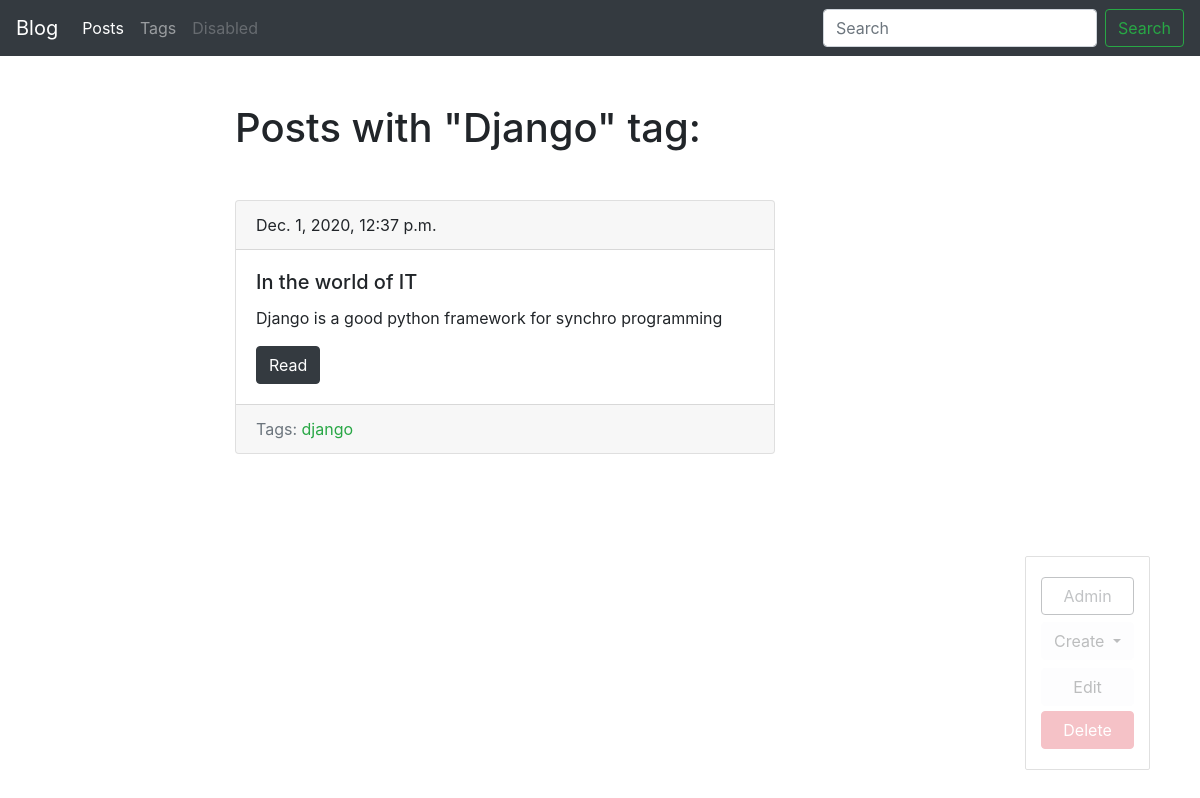
The app's page /blog/tag/django/ (signed in) with its own data.
### blog/models.py (models this page shows, shortened)
class Tag(models.Model):
    title = models.CharField(max_length=50)
    slug = models.SlugField(max_length=50, unique=True)
    def get_absolute_url(self):
        return reverse('tag_detail_url', kwargs={'slug': self.slug})
    def get_update_url(self):
        return reverse('tag_update_url', kwargs={'slug': self.slug})
    def get_delete_url(self):
        return reverse('tag_delete_url', kwargs={'slug': self.slug})
    class Meta:
        ordering = ['title']

class Post(models.Model):
    title = models.CharField(max_length=150, db_index=True)
    slug = models.SlugField(max_length=150, blank=True, unique=True)
    body = models.TextField(blank=True, db_index=True)
    tags = models.ManyToManyField('Tag', blank=True, related_name='posts')
    date_pub = models.DateTimeField(auto_now_add=True)
    def get_absolute_url(self):
        return reverse('post_detail_url', kwargs={'slug': self.slug})
    class Meta:
        ordering = ['-date_pub']

### blog/views.py (the view)
# urls.py: path('tag/<str:slug>/', TagDetail.as_view(), name='tag_detail_url'),
class TagDetail(ObjectDetailMixin, View):
    model = Tag
    template = 'blog/tag_detail.html'

### blog/utils.py (called while the page is built)
    def get(self, request, slug):
        obj = get_object_or_404(self.model, slug__iexact=slug)
        return render(request, self.template, context={self.model.__name__.lower(): obj, 'admin_object': obj, 'detail': True})

### blog/templates/blog/tag_detail.html (shortened to what this page needs)
{% extends 'blog/base_blog.html' %}
{% block content %}
    <h1 class="mb-5">Posts with "{{ tag.title|title }}" tag:</h1>
    {% for post in tag.posts.all %}
        {% include 'blog/includes/post_card_template.html' %}
    {% endfor %}
{% endblock %}

### blog/templates/blog/includes/post_card_template.html
<div class="card mb-4">
    <div class="card-header">
        {{ post.date_pub }}
    </div>
    <div class="card-body">
        <h5 class="card-title">{{ post.title }}</h5>
        <p class="card-text">{{ post.body|truncatewords:15 }}</p>
        <a href="{{ post.get_absolute_url }}" class="btn btn-dark">Read</a>
    </div>
    <div class="card-footer text-muted">
        Tags:
        {% for tag in post.tags.all %}
            <a href="{{ tag.get_absolute_url }}" class="text-success">{{ tag.title }}</a>
        {% endfor %}
    </div>
</div>

### records on screen
Tag: title "Django", title "django"
Post: date_pub "Dec. 1, 2020, 12:37 p.m.", title "In the world of IT", body "Django is a good python framework for synchro programming"
